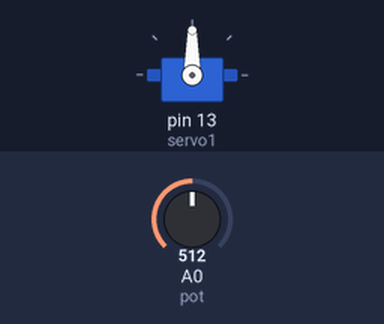
The sketch below on a simulated Arduino Uno, built with avr-gcc and run on an emulated ATmega328P. Parts: servo. The inputs (shaded band) are chosen by the test bench; at power-on: A0 (pot) = 512.

Above: at 1.2 s.
1.3 s: A0 (pot) set to 716
At 1.8 s:
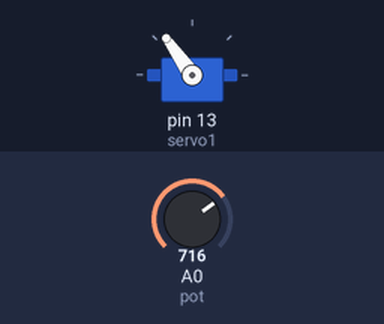
2.8 s: A0 (pot) set to 900
At 3.1 s:
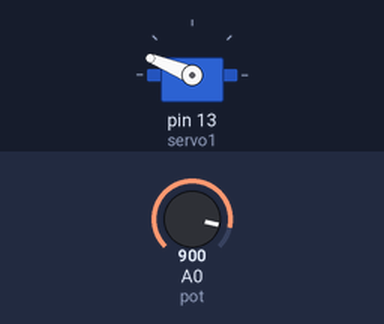
4.3 s: A0 (pot) set to 1023
At 5.5 s:
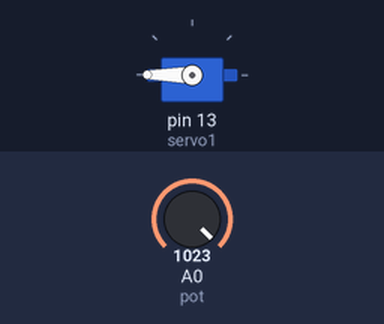
5.8 s: A0 (pot) set to 306
At 6.8 s:
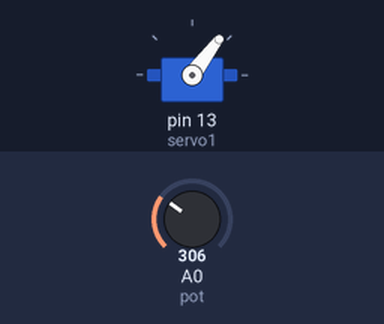
7.3 s: A0 (pot) set to 122
At 8.1 s:
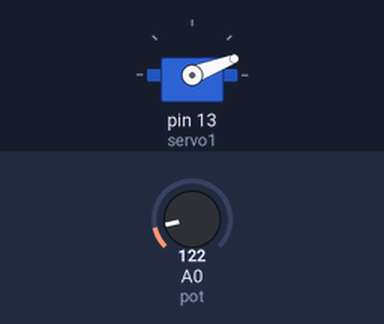
Timing chart, 0 to 9.8 s (numbered marks = the images above; inputs shaded):
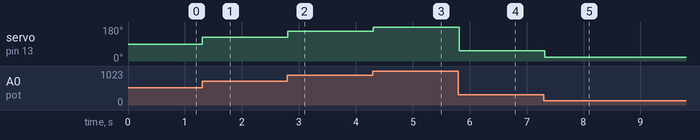

Measured:
- after the input at 1.3 s, servo on pin 13 (servo1): 90° → 125° at once
- after the input at 2.8 s, servo on pin 13 (servo1): 125° → 158° at once
- after the input at 4.3 s, servo on pin 13 (servo1): 158° → 180° at once
- after the input at 5.8 s, servo on pin 13 (servo1): 180° → 53° at once
- after the input at 7.3 s, servo on pin 13 (servo1): 53° → 21° at once

The sketch:

P3A3-ControlServo.ino
```cpp
#include <Servo.h> // incluimos la biblioteca que corresponde al servo motor

#define pot A0 // definir la entrada pot para recibir la señal analógica


float value = 0; // inicalizamos la variable value para guardar la lectura analógica
int angulo; // inicializamos la variable ángulo para calcular los movimientos del servo motor

Servo servo1; // instanciamos un servo

void setup() {
  servo1.attach(13); // anclamos el servo a el puerto 13
  Serial.begin(9600); // estabblecemos la velocidad de la comunicación entre la computadora y el microcontrolador
}

void loop() {

  value = analogRead(pot); // guardamos las lecturas analogicas en la variable value
  angulo = map(value,0,1023,0,180); // definimos los parametros con los que se medira el angulo para los movimientos
  servo1.write(angulo); // pasamos el valor calculado en angulo para mover el servo motor dependiendo de la lectura analógica
  delay(100); // aplicamos un delay para que no se mueva todo el tiempo el servo motor

}
```
